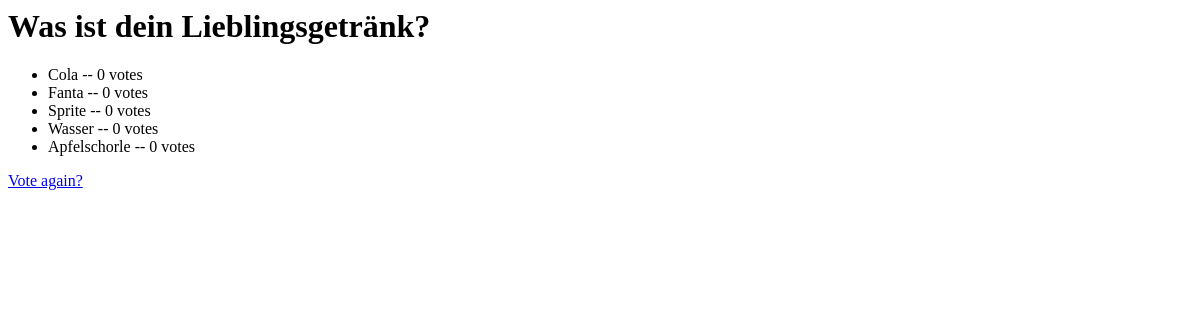
The app's page /polls/1/results/, older data.
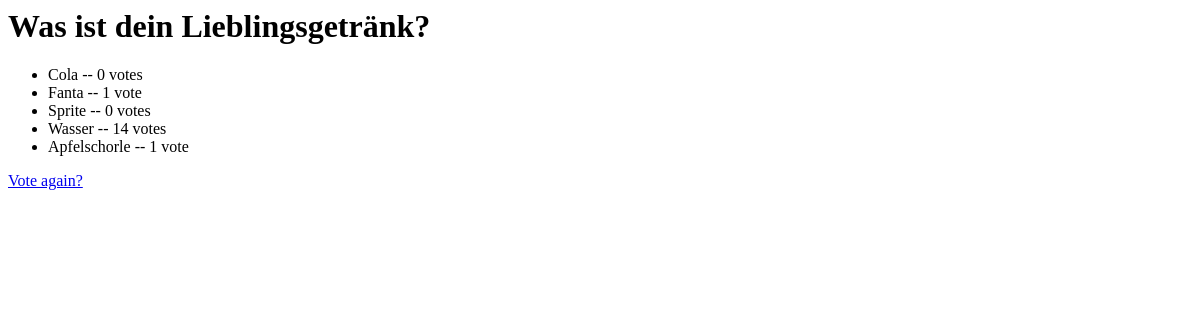
The same page, newer data.
### polls/models.py (models this page shows, shortened)
class Question(models.Model):
    question_text = models.CharField(max_length=200)
    pub_date = models.DateTimeField("date published")

class Choice(models.Model):
    question = models.ForeignKey(Question, on_delete=models.CASCADE)
    choice_text = models.CharField(max_length=200)
    votes = models.IntegerField(default=0)

### polls/views.py (the view)
# urls.py: path("<int:question_id>/results/", views.results, name="results"),
def results(request, question_id):
    question = get_object_or_404(Question, pk=question_id)
    return render(request, "polls/results.html", {"question": question})

### polls/templates/polls/results.html
<h1>{{ question.question_text }}</h1>
<ul>
{% for choice in question.choice_set.all %}
    <li>{{ choice.choice_text }} -- {{ choice.votes }} vote{{ choice.votes|pluralize }}</li>
{% endfor %}
</ul>
<a href="{% url 'polls:detail' question.id %}">Vote again?</a>

Row changes from the older to the newer data that the page shows:
changed Choice "Fanta": votes "0" → "1"
changed Choice "Wasser": votes "0" → "14"
changed Choice "Apfelschorle": votes "0" → "1"
